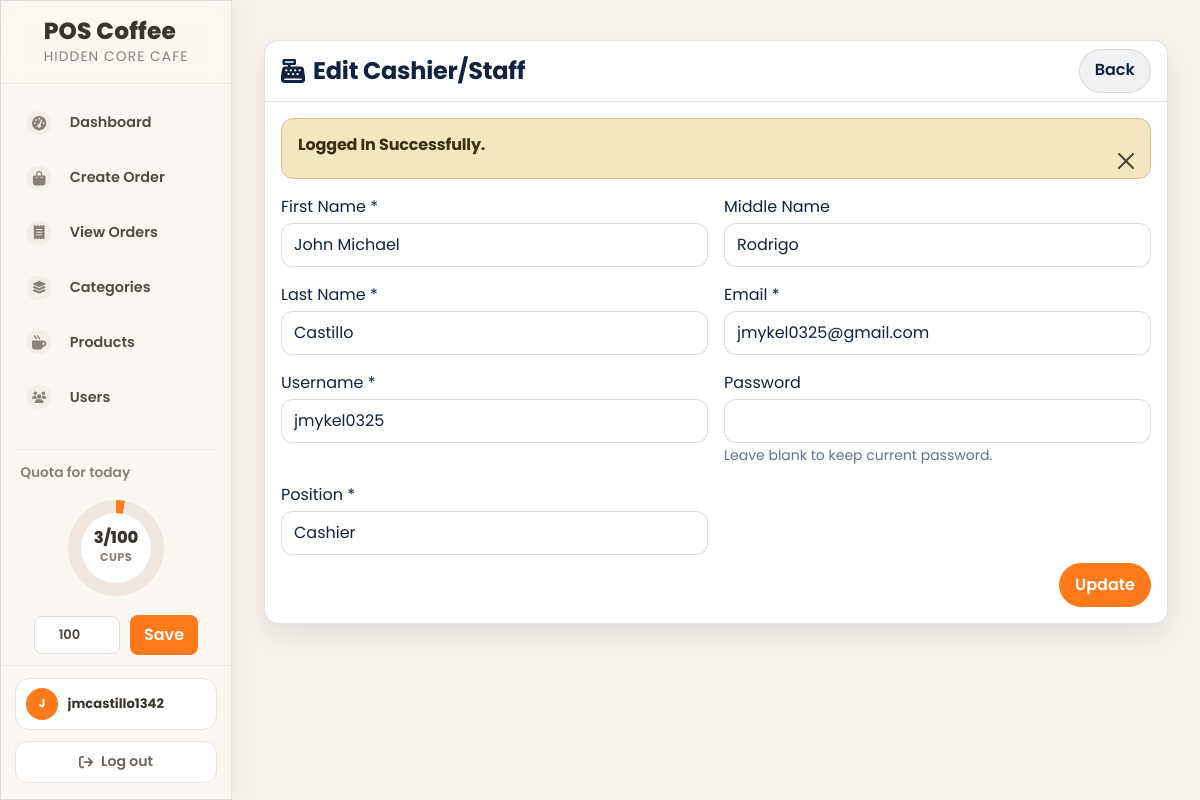
/admin/assets/cashier_staff-edit.php?id=4 (signed in), run on the app's committed database.
### tables this page shows
CREATE TABLE `daily_quota` (
  `id` int(11) NOT NULL,
  `quota_date` date NOT NULL,
  `target_cups` int(11) NOT NULL DEFAULT 0,
  `created_by` int(11) DEFAULT NULL,
  `created_at` datetime NOT NULL DEFAULT current_timestamp(),
  `updated_at` datetime NOT NULL DEFAULT current_timestamp() ON UPDATE current_timestamp()
);

CREATE TABLE `cashier_staff` (
  `id` int(3) NOT NULL,
  `first_name` varchar(191) NOT NULL,
  `middle_name` varchar(191) NOT NULL,
  `last_name` varchar(191) NOT NULL,
  `email` varchar(191) NOT NULL,
  `username` varchar(191) NOT NULL,
  `password` varchar(191) NOT NULL,
  `position` varchar(191) NOT NULL,
  `created_at` timestamp NOT NULL DEFAULT current_timestamp()
);

### admin/assets/cashier_staff-edit.php (the view, shortened to what this page needs)
<?php include ('includes/header.php'); ?>
<link rel="stylesheet" href="https://cdnjs.cloudflare.com/ajax/libs/font-awesome/6.0.0/css/all.min.css">
<div class="container-fluid px-4">
    <div class="card mt-4 shadow-sm beige-card">
        <div class="card-header beige-card-header d-flex justify-content-between align-items-center">
            <h4 class="mb-0 d-flex align-items-center gap-2">
                <i class="fas fa-cash-register"></i>
                <span>Edit Cashier/Staff</span>
            </h4>
            <a href="admins.php" class="btn btn-secondary">Back</a>
        </div>
        <div class="card-body">
            <form action="code.php" method="POST">
                <?php
                    if(isset($_GET['id'])){
                        if($_GET['id'] != ''){
                            $adminId = $_GET['id'];
                        }else{
                            echo '<h5>No Id Found</h5>';
                            return false;
                        }
                    }
                    else{
                        echo '<h5>No Id given in params</h5>';
                            return false;
                    }
                     $adminData = getById('cashier_staff',$adminId);
                     if($adminData){
                        if($adminData['status']== 200){
                            $isSelfOwnerEdit = ((int)($_SESSION['loggedInUser']['user_id'] ?? 0) === (int)$adminData['data']['id'])
                                && (strcasecmp((string)$adminData['data']['position'], 'Owner') === 0);
                            ?>
                            <div class="row g-3">
                <div class="col-md-6">
                        <label class="form-label mb-1">First Name *</label>
                        <input type="text" name="first_name" value="<?= htmlspecialchars($adminData['data']['first_name']) ?>" required class="form-control" />
                    </div>
                <div class="col-md-6">
                        <label class="form-label mb-1">Middle Name</label>
                        <input type="text" name="middle_name" value="<?= htmlspecialchars($adminData['data']['middle_name']) ?>" class="form-control" />
                    </div>
                <div class="col-md-6">
                        <label class="form-label mb-1">Last Name *</label>
                        <input type="text" name="last_name" value="<?= htmlspecialchars($adminData['data']['last_name']) ?>" required class="form-control" />
                    </div>
                    <div class="col-md-6">
                        <label class="form-label mb-1">Email *</label>
                        <input type="email" name="email" value="<?= htmlspecialchars($adminData['data']['email']) ?>" required class="form-control" />
                    </div>
                    <div class="col-md-6">
                        <label class="form-label mb-1">Username *</label>
                        <input type="text" name="username" value="<?= htmlspecialchars($adminData['data']['username']) ?>" required class="form-control" />
                    </div>
                    <div class="col-md-6">
                        <label class="form-label mb-1">Password</label>
                        <input type="password" name="password" class="form-control" />
                        <small class="text-muted">Leave blank to keep current password.</small>
                    </div>
                    <div class="col-md-6">
                        <label class="form-label mb-1">Position *</label>
                        <select name="position" required class="form-select" <?= $isSelfOwnerEdit ? 'disabled' : '' ?>>
                            <option value="Cashier" <?= ($adminData['data']['position'] === 'Cashier') ? 'selected' : '' ?>>Cashier</option>
                        </select>
                    </div>
                                <div class="col-12 d-flex justify-content-end mt-2">
                                    <button type="submit" name="updateCashier/Staff" class="btn btn-primary">Update</button>
                                </div>
                            </div>
                            <?php
                        }
                        else{
                            echo '<h5>'.$adminData['message'].'</h5>';  }
                     }
                     else{
                            echo 'Something went wrong';
                            return false;
                        }
                ?>
            </form>
        </div>
    </div>
</div>
<?php include('includes/footer.php'); ?>

### admin/assets/includes/sidebar.php (shortened to what this page needs)
<div id="layoutSidenav_nav">
    <nav class="sb-sidenav accordion sb-sidenav-dark" id="sidenavAccordion">
        <?php
            $isStaff = (($_SESSION['loggedInUser']['role'] ?? '') === 'staff');
            $homeLink = $isStaff ? 'orders-create.php' : 'dashboard.php';
            $currentPage = basename($_SERVER['PHP_SELF'] ?? '');
            $username = $_SESSION['loggedInUser']['username'] ?? 'User';
            $initialsSource = preg_replace('/[^a-zA-Z0-9 ]/', '', $username);
            $initialWords = preg_split('/\s+/', trim($initialsSource));
            $initials = '';
            foreach ($initialWords as $w) {
                if ($w !== '') {
                    $initials .= strtoupper(substr($w, 0, 1));
                }
            }
            $categoryPages = ['categories-create.php', 'categories.php', 'categories-edit.php'];
            $productPages = ['products-create.php', 'products.php', 'products-edit.php'];
            $cashierPages = ['admins.php', 'admins-edit.php'];
            $salesPages = ['sales-report.php'];
            $isCreateOrderActive = ($currentPage === 'orders-create.php');
            $isViewOrdersActive = ($currentPage === 'orders.php');
            $isCategoryActive = in_array($currentPage, $categoryPages, true);
            $isProductActive = in_array($currentPage, $productPages, true);
            $isCashierActive = in_array($currentPage, $cashierPages, true);
            $isSalesActive = in_array($currentPage, $salesPages, true);
            $isDashboardActive = ($currentPage === 'dashboard.php');
            $quotaCurrent = getTodaySoldCups();
            $quotaTarget = getTodayQuotaTarget();
            $quotaPercent = max(0, min(100, (int) round(($quotaCurrent / max(1, $quotaTarget)) * 100)));
        ?>
        <div class="hc-sidebar-brand">
            <div class="hc-brand-row">
                <a href="<?= $homeLink ?>" class="hc-brand-link">
                    <span class="hc-brand-text">
                        <span class="hc-brand-title">POS Coffee</span>
                        <span class="hc-brand-subtitle">Hidden Core Cafe</span>
                    </span>
                </a>
            </div>
        </div>
        <div class="sb-sidenav-menu">
            <div class="nav hc-nav hc-nav-main">
                <?php if ($isStaff): ?>
                    <a class="nav-link <?= $isCreateOrderActive ? 'active' : '' ?>" href="orders-create.php">
                        <div class="sb-nav-link-icon"><i class="fas fa-cart-plus"></i></div>
                        Create Order
                    </a>
                    <a class="nav-link <?= $isViewOrdersActive ? 'active' : '' ?>" href="orders.php">
                        <div class="sb-nav-link-icon"><i class="fas fa-receipt"></i></div>
                        View Orders
                    </a>
                    <a class="nav-link <?= $isSalesActive ? 'active' : '' ?>" href="sales-report.php">
                        <div class="sb-nav-link-icon"><i class="fas fa-chart-line"></i></div>
                        Sales Report
                    </a>
                <?php else: ?>
                    <a class="nav-link <?= $isDashboardActive ? 'active' : '' ?>" href="dashboard.php">
                        <div class="sb-nav-link-icon"><i class="fas fa-gauge-high"></i></div>
                        Dashboard
                    </a>
                    <a class="nav-link <?= $currentPage === 'orders-create.php' ? 'active' : '' ?>" href="orders-create.php">
                        <div class="sb-nav-link-icon"><i class="fas fa-bag-shopping"></i></div>
                        Create Order
                    </a>
                    <a class="nav-link <?= $currentPage === 'orders.php' ? 'active' : '' ?>" href="orders.php">
                        <div class="sb-nav-link-icon"><i class="fas fa-receipt"></i></div>
                        View Orders
                    </a>
                    <a class="nav-link <?= $isCategoryActive ? 'active' : '' ?>" href="categories.php">
                        <div class="sb-nav-link-icon"><i class="fas fa-layer-group"></i></div>
                        Categories
                    </a>
                    <a class="nav-link <?= $isProductActive ? 'active' : '' ?>" href="products.php">
                        <div class="sb-nav-link-icon"><i class="fas fa-mug-hot"></i></div>
                        Products
                    </a>
                    <a class="nav-link <?= $isCashierActive ? 'active' : '' ?>" href="admins.php">
                        <div class="sb-nav-link-icon"><i class="fas fa-users"></i></div>
                        Users
                    </a>
                    <a class="nav-link <?= $isSalesActive ? 'active' : '' ?>" href="sales-report.php">
                    </a>
                <?php endif; ?>
            </div>
        </div>
        <div class="hc-sidebar-status" style="--quotaPercent: <?= $quotaPercent ?>;">
            <div class="hc-status-label">Quota for today</div>
            <div class="hc-quota-ring">
                <div class="hc-quota-inner">
                    <div class="hc-quota-value"><?= (int) $quotaCurrent ?>/<?= (int) $quotaTarget ?></div>
                    <div class="hc-quota-unit">CUPS</div>
                </div>
            </div>
            <?php if(!$isStaff): ?>
                <form method="POST" class="quota-input-group">
                    <input
                        type="number"
                        min="0"
                        name="today_target_cups"
                        class="quota-input"
                        value="<?= (int) $quotaTarget ?>"
                        placeholder="Set target cups"
                        aria-label="Set today's quota target in cups"
                    >
                    <button type="submit" name="save_today_quota" class="quota-save-btn">Save</button>
                </form>
            <?php endif; ?>
        </div>
        <div class="sb-sidenav-footer">
            <div class="hc-account-card">
                <div class="hc-account-avatar"><?= htmlspecialchars($initials) ?></div>
                <div class="hc-account-meta">
                    <div class="hc-account-name"><?= htmlspecialchars($username) ?></div>
                </div>
            </div>
            <a href="../../logout.php" class="hc-logout-link">
                <i class="fas fa-arrow-right-from-bracket"></i>
                <span>Log out</span>
            </a>
        </div>
    </nav>
</div>

### admin/assets/css/custom.css (style rules this page uses)
:root { --hc-primary: #000000; --hc-secondary: #1A1A1A; --hc-bg: #FFFFFF; --hc-card: #F5F5F5; --hc-border: #E0E0E0; --hc-subtext: #555555; }
body { background-color: var(--hc-bg) !important; color: var(--hc-primary) !important; }
h1, h2, h3, h4, h5, h6, .h1, .h2, .h3, .h4, .h5, .h6 { color: var(--hc-primary) !important; }
.text-muted { color: var(--hc-subtext) !important; }
.sb-sidenav { background-color: var(--hc-bg) !important; border-right: 1px solid var(--hc-border) !important; }
.sb-sidenav .sb-sidenav-menu-heading, .sb-sidenav .nav-link, .sb-sidenav .sb-nav-link-icon i, .sb-topnav .navbar-nav .nav-link, .sb-topnav .navbar-nav .nav-link i { color: var(--hc-primary) !important; }
.card { background-color: var(--hc-card) !important; border: 1px solid var(--hc-border) !important; }
.card-header { background-color: var(--hc-bg) !important; border-bottom: 1px solid var(--hc-border) !important; color: var(--hc-primary) !important; }
.btn-primary, .btn.btn-primary { background-color: var(--hc-primary) !important; border-color: var(--hc-primary) !important; color: #FFFFFF !important; }
.btn-secondary, .btn.btn-secondary { background-color: var(--hc-secondary) !important; border-color: var(--hc-secondary) !important; color: #FFFFFF !important; }
.form-control, .form-select, .select2-container--default .select2-selection--single { border-color: var(--hc-border) !important; }
.beige-card { background-color: var(--hc-card) !important; color: var(--hc-primary) !important; border: 1px solid var(--hc-border) !important; }
.beige-card-header { background-color: var(--hc-bg) !important; color: var(--hc-primary) !important; border-bottom: 1px solid var(--hc-border) !important; }
.form-control, .form-select { background-color: var(--hc-bg) !important; color: var(--hc-primary) !important; }

### admin/assets/includes/sidebar.php (style rules this page uses)
#layoutSidenav_nav .sb-sidenav { background: #fbf7f2 !important; border-right: 1px solid #e9e3dc !important; box-shadow: 6px 0 22px rgba(58, 52, 46, 0.05) !important; }
#layoutSidenav_nav .hc-sidebar-brand { border-bottom: 1px solid #eee7df !important; padding: 1.15rem 1rem .95rem !important; }
#layoutSidenav_nav .hc-brand-link { flex-direction: row !important; align-items: center !important; gap: 0 !important; }
#layoutSidenav_nav .hc-brand-title { color: #3a342e !important; font-size: 1.45rem !important; font-weight: 800 !important; text-align: left !important; line-height: 1.05 !important; }
#layoutSidenav_nav .hc-brand-subtitle { color: #8a8178 !important; font-size: .86rem !important; text-align: left !important; letter-spacing: .08em !important; }
#layoutSidenav_nav .sb-sidenav .nav-link { min-height: 44px !important; border-radius: 14px !important; padding: .62rem .78rem !important; color: #534b43 !important; font-weight: 600 !important; border: 1px solid transparent !important; background: transparent !important; }
#layoutSidenav_nav .sb-sidenav .nav-link .sb-nav-link-icon { width: 24px !important; height: 24px !important; border-radius: 10px !important; background: #f4eee8 !important; }
#layoutSidenav_nav .sb-sidenav-footer { background: #fbf7f2 !important; border-top: 1px solid #eee7df !important; }
#layoutSidenav_nav .quota-input-group { display: flex; align-items: center; gap: 10px; margin-top: 10px; }
#layoutSidenav_nav .quota-input { width: 86px; min-height: 34px !important; border-radius: 8px !important; border: 1px solid #ddd !important; background: #fff !important; color: #4a433d !important; text-align: center; font-weight: 600; font-size: .82rem !important; padding: 8px 10px !important; }
#layoutSidenav_nav .quota-save-btn { background: var(--primary, #FF7A1A) !important; color: #fff !important; border: none !important; min-height: 34px !important; padding: 8px 14px !important; border-radius: 8px !important; font-weight: 600 !important; cursor: pointer; transition: 0.2s; }

### data on the page
daily_quota: target_cups "100", today_target_cups "100"
cashier_staff: first_name "John Michael", middle_name "Rodrigo", last_name "Castillo", email "jmykel0325@gmail.com", username "jmykel0325", position "Cashier"

### other printed values
$quotaCurrent "3"
$initials "J"
$username "jmcastillo1342"
$_SESSION['status'] "Logged In Successfully."
